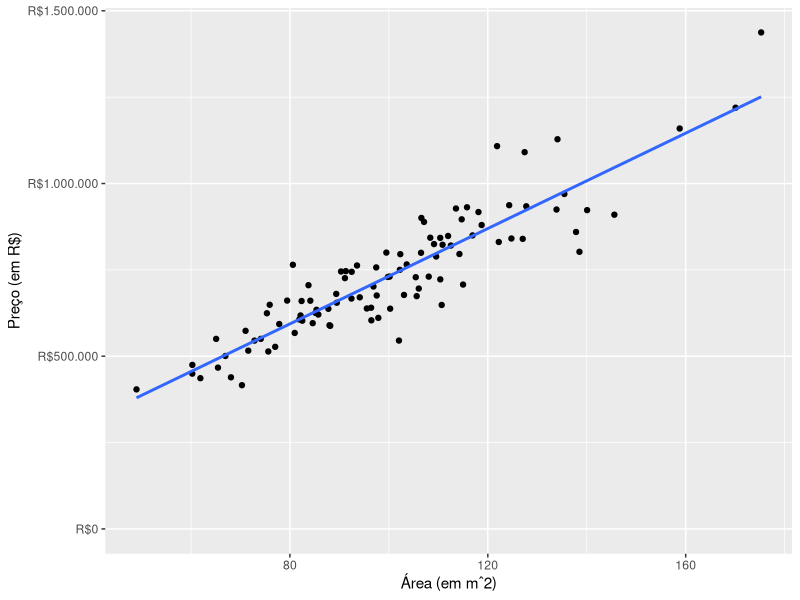
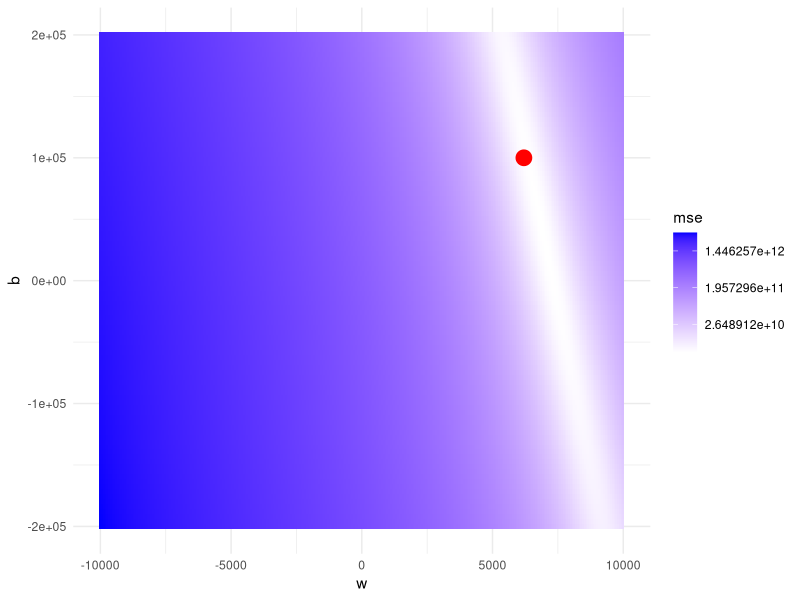
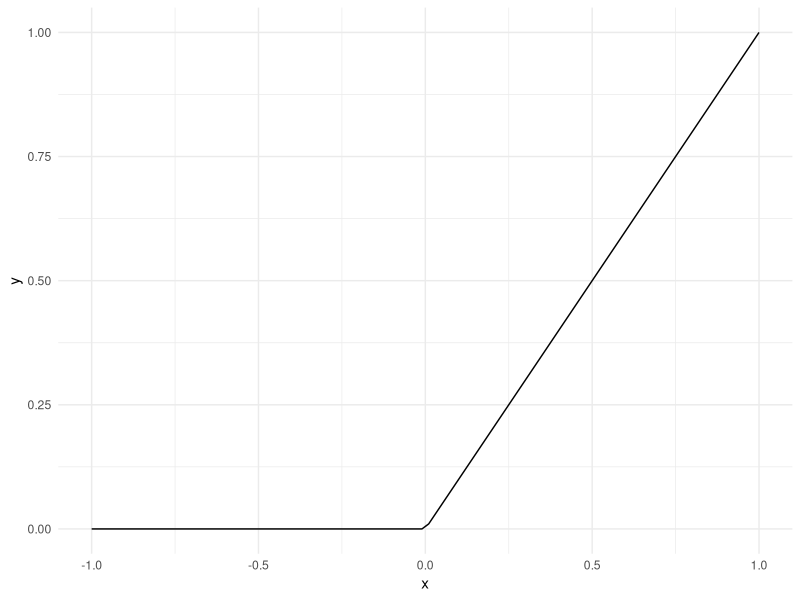

Write R code to recreate these figures, in order.
## ---- chunk 1
knitr::opts_chunk$set(eval = TRUE, echo = FALSE, 
                      dpi = 96, fig.height = 4.7, 
                      fig.width = 10, fig.retina = 3)
library(tidyverse)
## ---- chunk 2
df <- tibble(
  m2 = rgamma(n = 100, scale = 5, shape = 20),
  preco = 100000 + (6200 + rnorm(n = 100, sd = 800)) * m2 
)

ggplot(df, aes(x = m2, y = preco)) +
  geom_point() +
  coord_cartesian(ylim = c(0, NA)) +
  scale_y_continuous(
    name = "Preço (em R$)",
    labels = scales::dollar_format(prefix = "R$", big.mark = ".", decimal.mark = ",")
    
    ) +
  scale_x_continuous(name = "Área (em mˆ2)") +
  geom_smooth(method = "lm", se = FALSE, formula = y ~ x)
## ---- chunk 3
mse <- function(w, b) {
  mean((df$preco - (df$m2*w + b))^2)
}

expand.grid(
  w = seq(from = -10000, to = 10000, length.out = 300),
  b = seq(from = -200000, to = 200000, length.out = 100)
) %>% 
  rowwise() %>% 
  mutate(mse = mse(w, b)) %>% 
  ggplot(aes(x = w, y = b, fill = mse)) +
  geom_bin2d(stat = "identity") +
  scale_fill_gradient(high = "blue", low = "white", trans = "log") +
  theme_minimal() +
  geom_point(
    data = data.frame(w = 6200, b = 100000),
    aes(x = w, y = b, fill = NULL),
    color = "red",
    size = 5
  )
## ---- chunk 4
tibble(
  x = seq(-1, 1, length.out = 100),
  y = pmax(0, x)
) %>% 
  ggplot(aes(x = x, y = y)) +
  geom_line() +
  theme_minimal()
## ---- chunk 5
cross_entropy <- function(y_hat) {
  if (y == 1) -log(y_hat)
  else -log(-y_hat)
}
